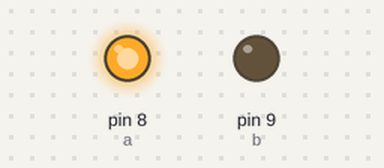
A sketch run on a simulated Arduino Uno, built with avr-gcc and run on an emulated ATmega328P. Shown: output pins drawn as LEDs (lit = HIGH).

Above: at 2.0 s.
At 6.0 s:
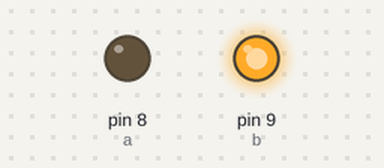
Timing chart, 0 to 10.4 s (numbered marks = the images above):
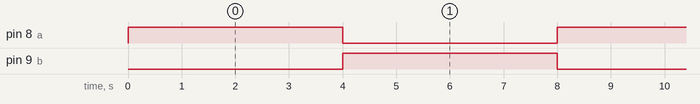

The sketch:

dc_motor.ino
```cpp
int a=8;
int b=9;

void setup() {
  // put your setup code here, to run once:
  pinMode(8, OUTPUT);
  pinMode(9, OUTPUT);

}

void loop() {
  // put your main code here, to run repeatedly:
digitalWrite(a, HIGH);
digitalWrite(b, LOW);
delay(4000);
digitalWrite(a, LOW);
digitalWrite(b, HIGH);
delay(4000);


}
```

Measured:
- by itself, pin 8 (a), pin 9 (b): alternates HIGH for 4.0 s and LOW for 4.0 s
